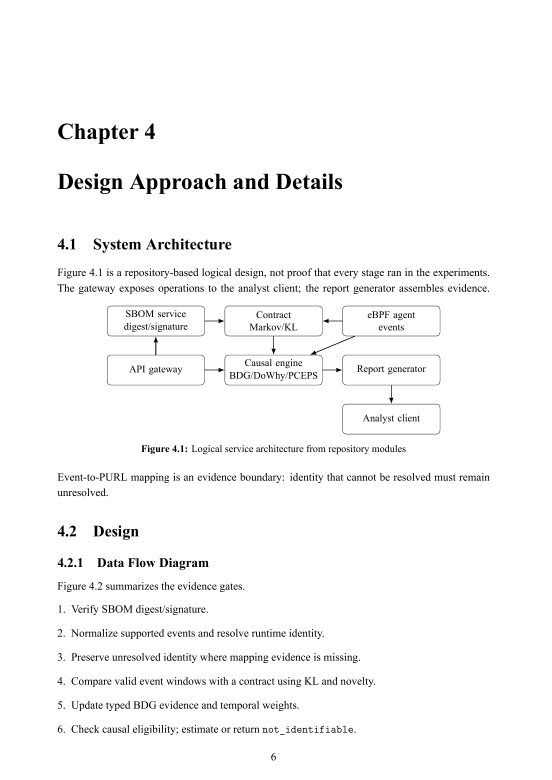
#> input picture tmp/phantom-template/diagram-source/page-17.png, 1654 x 2339 px, found by its file name (shown at 1/3 size); its folder holds 3 pictures in this run
$ python crop-diagrams.py
#> lines starting #> are read from the running program, lines starting #| are printed output that depends on the picture
from PIL import Image
from pathlib import Path
src=Path(r'D:\project-1\tmp\phantom-template\diagram-source'); out=Path(r'D:\project-1\tmp\phantom-template\diagrams')
def c(page,box,name): Image.open(src/f'page-{page}.png').convert('RGB').crop(box).save(out/name)
#> called with page = 17, box = (250, 900, 1340, 1370), name = 'architecture.png'
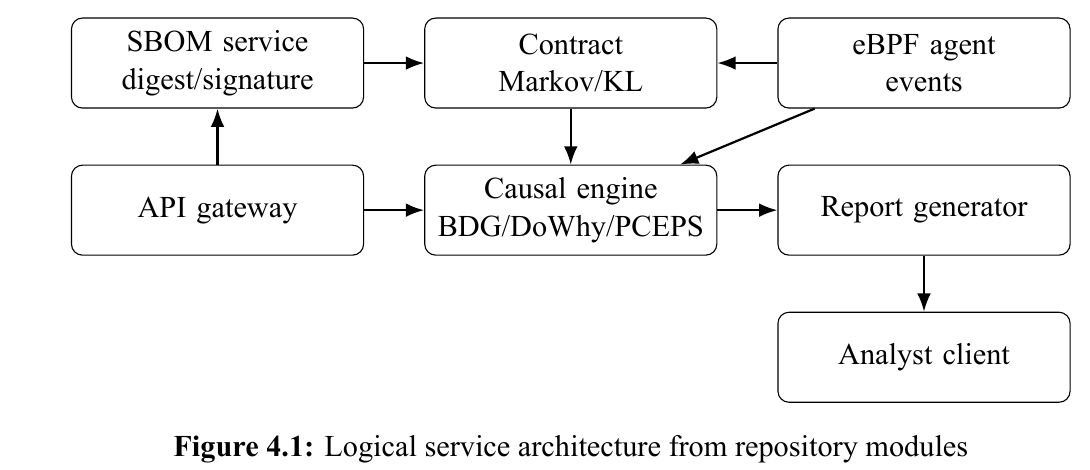
#> saved as architecture.png: PIL image 1090x470 RGB; min 0, max 255, mean 244.2
c(17,(250,900,1340,1370),'architecture.png')
c(18,(420,90,1240,930),'data-flow.png')
#> call 2 of c, with page = 18, box = (420, 90, 1240, 930), name = 'data-flow.png'
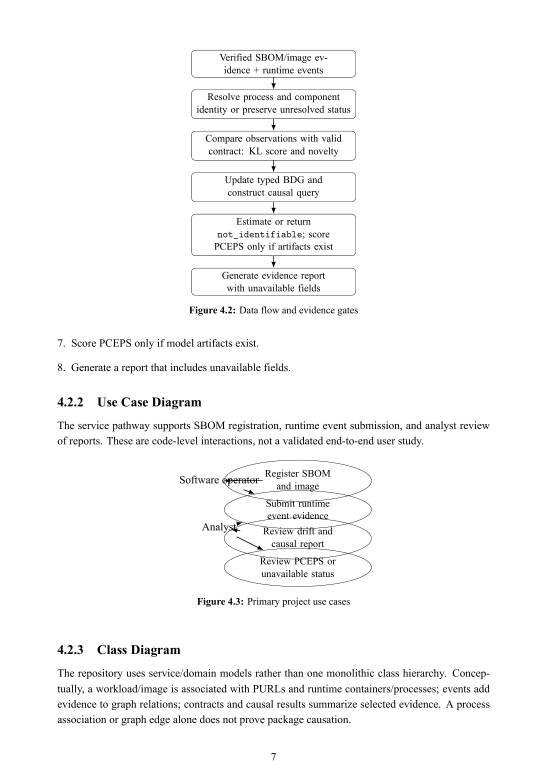
#> input picture tmp/phantom-template/diagram-source/page-18.png, 1654 x 2339 px, found by its file name (shown at 1/3 size)
#> in c (call 2), `def c(page,box,name): Image.open(src/f'page-{page}.png').convert('RGB'..`:
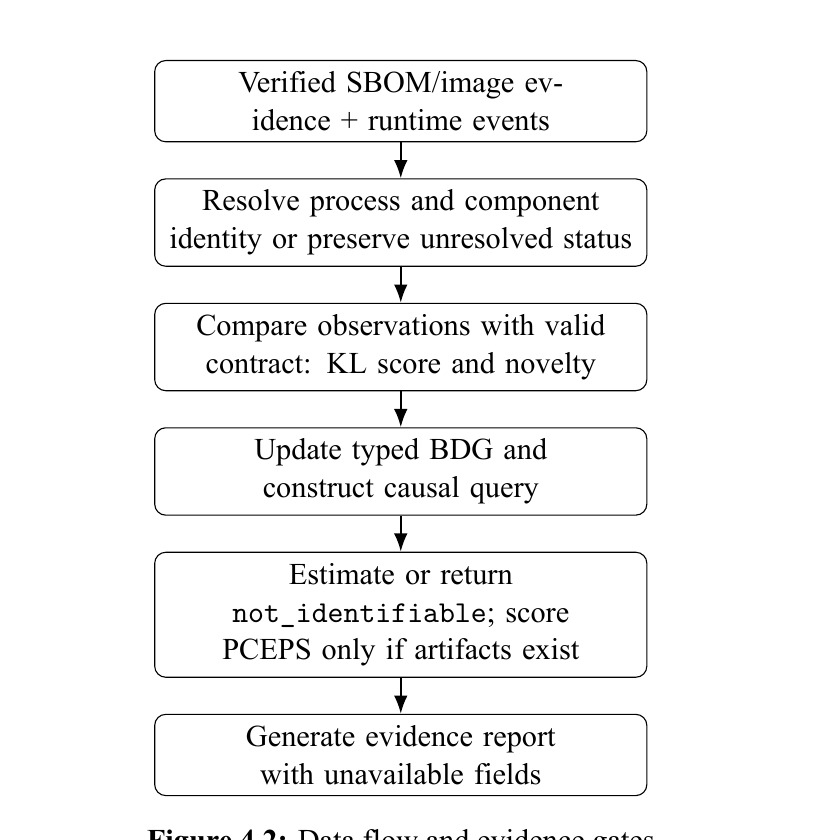
#> saved as data-flow.png: PIL image 820x840 RGB; min 0, max 255, mean 243.5
c(19,(255,370,1360,675),'class-diagram.png')
#> call 3 of c, with page = 19, box = (255, 370, 1360, 675), name = 'class-diagram.png'
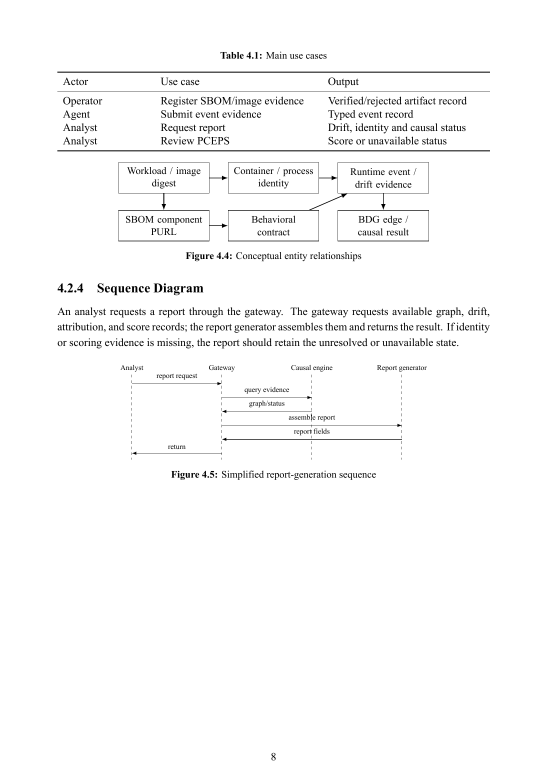
#> input picture tmp/phantom-template/diagram-source/page-19.png, 1654 x 2339 px, found by its file name (shown at 1/3 size)
#> in c (call 3), `def c(page,box,name): Image.open(src/f'page-{page}.png').convert('RGB'..`:
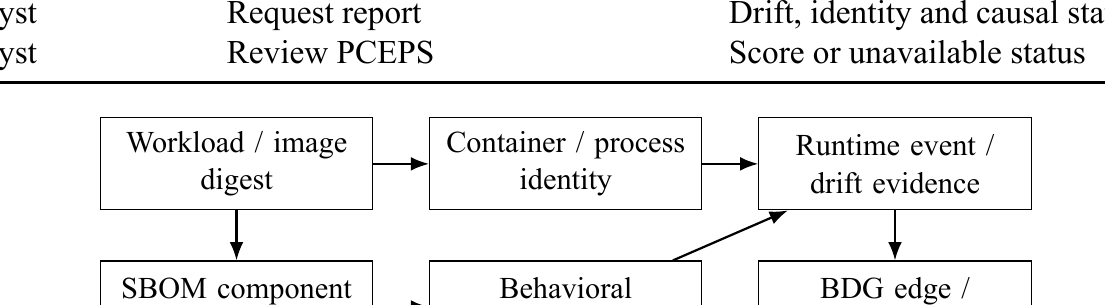
#> saved as class-diagram.png: PIL image 1105x305 RGB; min 0, max 255, mean 237.5
c(19,(260,1020,1340,1450),'sequence.png')
#> call 4 of c, with page = 19, box = (260, 1020, 1340, 1450), name = 'sequence.png'
#> in c (call 4), `def c(page,box,name): Image.open(src/f'page-{page}.png').convert('RGB'..`:
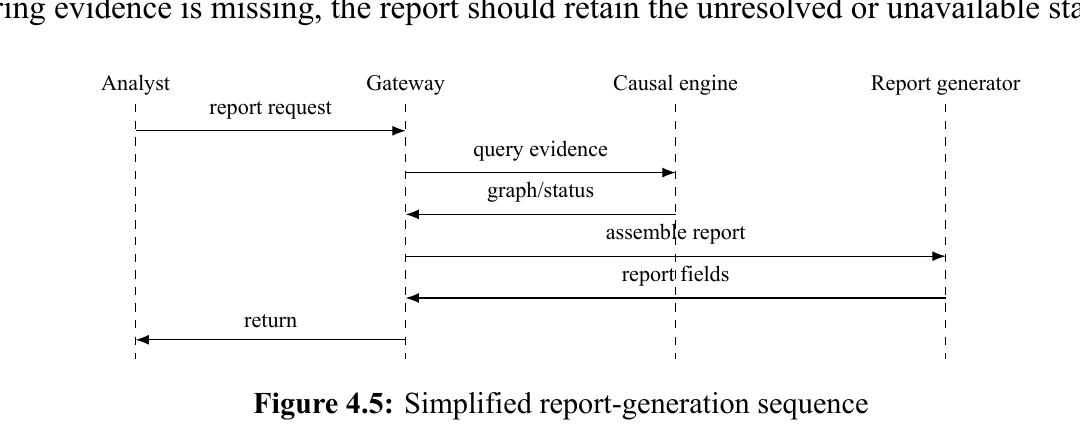
#> saved as sequence.png: PIL image 1080x430 RGB; min 0, max 255, mean 245.9
